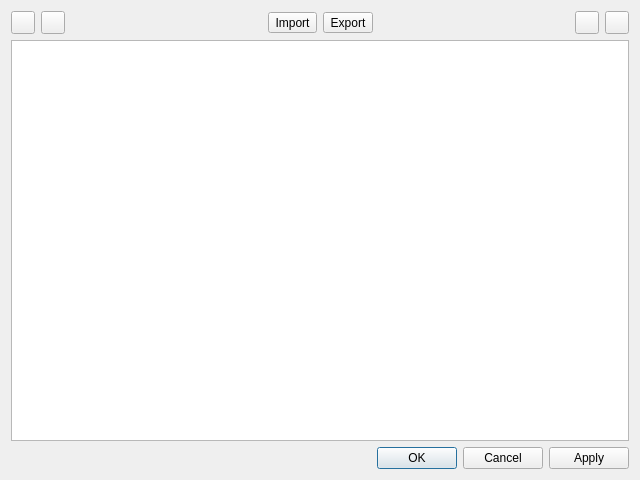
<?xml version="1.0" encoding="UTF-8"?>
<ui version="4.0">
 <class>PredefinedFiltersDialog</class>
 <widget class="QDialog" name="PredefinedFiltersDialog">
  <property name="geometry">
   <rect>
    <x>0</x>
    <y>0</y>
    <width>640</width>
    <height>480</height>
   </rect>
  </property>
  <property name="windowTitle">
   <string>Predefined Filters</string>
  </property>
  <layout class="QVBoxLayout" name="verticalLayout_2" stretch="0,0,0">
   <property name="sizeConstraint">
    <enum>QLayout::SetDefaultConstraint</enum>
   </property>
   <item>
    <layout class="QHBoxLayout" name="horizontalLayout_5">
     <property name="bottomMargin">
      <number>0</number>
     </property>
     <item>
      <widget class="QToolButton" name="addFilterButton">
       <property name="toolTip">
        <string>New Filter</string>
       </property>
       <property name="text">
        <string/>
       </property>
       <property name="icon">
        <iconset resource="../../app/klogg.qrc">
         <normaloff>:/images/icons8-plus-16.png</normaloff>:/images/icons8-plus-16.png</iconset>
       </property>
      </widget>
     </item>
     <item>
      <widget class="QToolButton" name="removeFilterButton">
       <property name="toolTip">
        <string>Remove Filter</string>
       </property>
       <property name="text">
        <string/>
       </property>
       <property name="icon">
        <iconset resource="../../app/klogg.qrc">
         <normaloff>:/images/icons8-minus-16.png</normaloff>:/images/icons8-minus-16.png</iconset>
       </property>
      </widget>
     </item>
     <item>
      <spacer name="horizontalSpacer">
       <property name="orientation">
        <enum>Qt::Horizontal</enum>
       </property>
       <property name="sizeHint" stdset="0">
        <size>
         <width>40</width>
         <height>20</height>
        </size>
       </property>
      </spacer>
     </item>
     <item>
      <widget class="QToolButton" name="importFilterButton">
       <property name="toolTip">
        <string>Import Filters</string>
       </property>
       <property name="text">
        <string>Import</string>
       </property>
      </widget>
     </item>
     <item>
      <widget class="QToolButton" name="exportFilterButton">
       <property name="toolTip">
        <string>Export Filters</string>
       </property>
       <property name="text">
        <string>Export</string>
       </property>
      </widget>
     </item>
     <item>
      <spacer name="horizontalSpacer_2">
       <property name="orientation">
        <enum>Qt::Horizontal</enum>
       </property>
       <property name="sizeHint" stdset="0">
        <size>
         <width>40</width>
         <height>20</height>
        </size>
       </property>
      </spacer>
     </item>
     <item>
      <widget class="QToolButton" name="upButton">
       <property name="text">
        <string/>
       </property>
       <property name="icon">
        <iconset resource="../../app/klogg.qrc">
         <normaloff>:/images/icons8-up-16.png</normaloff>:/images/icons8-up-16.png</iconset>
       </property>
      </widget>
     </item>
     <item>
      <widget class="QToolButton" name="downButton">
       <property name="text">
        <string/>
       </property>
       <property name="icon">
        <iconset resource="../../app/klogg.qrc">
         <normaloff>:/images/icons8-down-arrow-16.png</normaloff>:/images/icons8-down-arrow-16.png</iconset>
       </property>
      </widget>
     </item>
    </layout>
   </item>
   <item>
    <widget class="QTableWidget" name="filtersTableWidget"/>
   </item>
   <item>
    <widget class="QDialogButtonBox" name="buttonBox">
     <property name="orientation">
      <enum>Qt::Horizontal</enum>
     </property>
     <property name="standardButtons">
      <set>QDialogButtonBox::Apply|QDialogButtonBox::Cancel|QDialogButtonBox::Ok</set>
     </property>
    </widget>
   </item>
  </layout>
 </widget>
 <resources>
  <include location="../../app/klogg.qrc"/>
  <include location="../../app/klogg.qrc"/>
 </resources>
 <connections/>
</ui>
